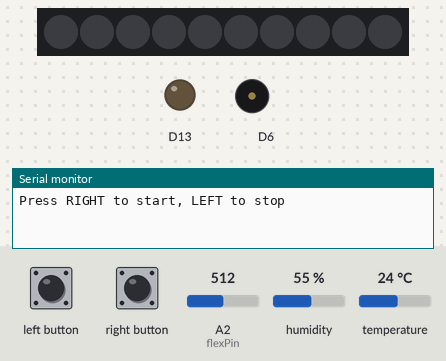
A sketch run on a simulated Adafruit Circuit Playground Express. Shown: 10 RGB LEDs in strip order, left to right, output pins drawn as LEDs (lit = HIGH), buzzer (waves = sounding), the last lines printed to the serial monitor. The inputs (shaded band) are chosen by the test bench; at power-on: temperature 24 °C, A2 (flexPin) = 512, humidity 55 %. Dim RGB values are drawn brighter than linear.

Above: at 3.2 s.
3.3 s: right button pressed for 0.15 s
At 4.5 s:
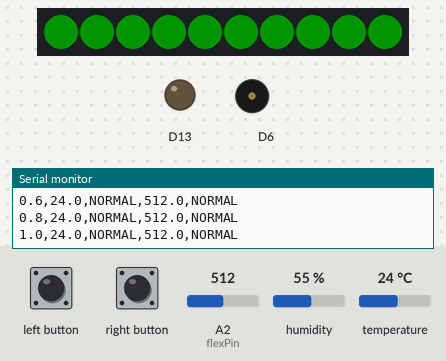
6.4 s: temperature set to 41 °C
At 8.0 s:
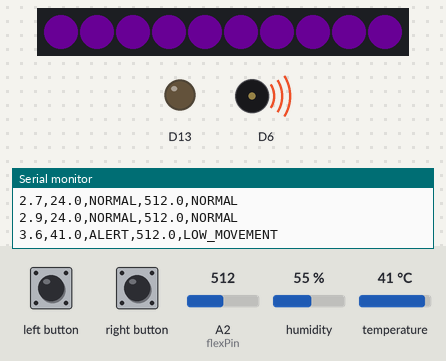
9.0 s: temperature set to 12 °C
At 10.9 s:
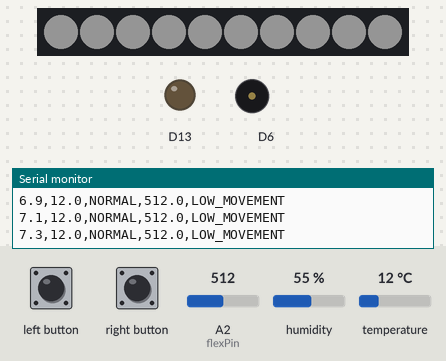
12.0 s: A2 (flexPin) set to 531
At 12.9 s:
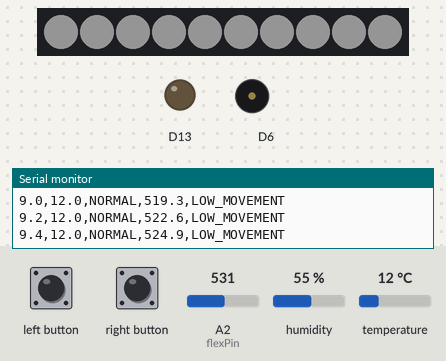
13.5 s: left button pressed for 0.15 s
At 13.9 s:
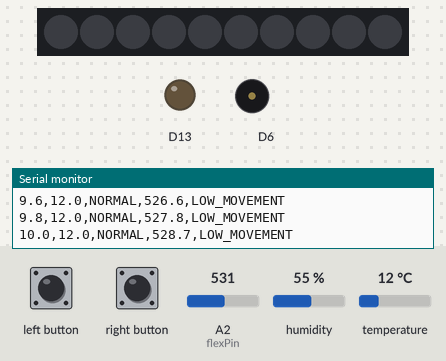
15.1 s: right button pressed for 1 s
At 21.65 s:
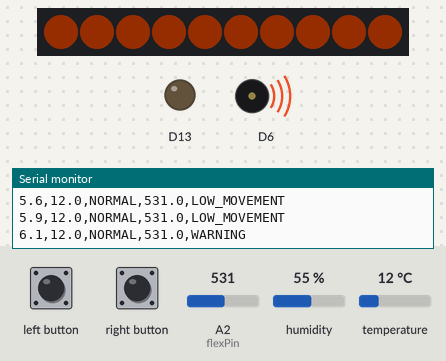
Timing chart, 0 to 22.9 s (numbered marks = the images above; inputs shaded):
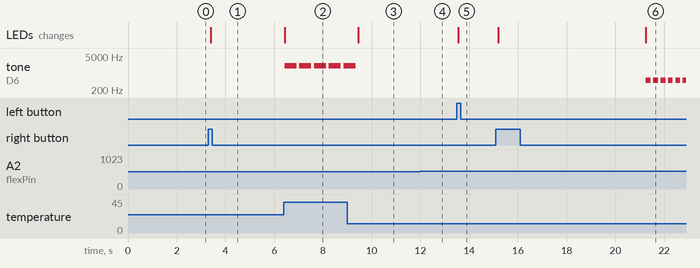

Measured:
- after the input at 3.3 s, the LEDs: change after 0.10 s (image 1)
- after the input at 6.4 s, tone on D6: alternates 2000 Hz for 0.50 s and silent for 0.10 s, starting at once; the LEDs: change at once (image 2)
- after the input at 9.0 s, tone on D6: goes on until 9.3 s, then stays silent; the LEDs: change after 0.45 s (image 3)
- after the input at 12.0 s, tone on D6: stops changing and stays silent
- after the input at 13.5 s, the LEDs: change at once (image 5)
- after the input at 15.1 s, tone on D6: alternates 500 Hz for 0.20 s and silent for 0.10 s, starting after 6.2 s; the LEDs: first change after 0.09 s (image 6 shows a later state)

The sketch:

code_final_22.ino
```cpp
#include <Adafruit_CircuitPlayground.h>
#include <Adafruit_AHTX0.h>

Adafruit_AHTX0 aht;

const int flexPin = A2;  // flex sensor is connected to A2

float smoothValue = 0;
float alpha = 0.15;  // smoothing factor

float highValue = 0;
float lowValue = 1023;
float flexChange = 0;  // range of the flex sensor signal in one time window

const unsigned long windowTime = 3000;  // 3-second window for breathing detection
unsigned long windowStart = 0;

const float BREATHING_THRESHOLD = 5.0;  // minimum flex change needed to count as breathing movement

int lowWindowCount = 0;
int normalWindowCount = 0;

const int WARNING_LOW_WINDOWS = 3;  // about 9 seconds of low movement
const int ALERT_LOW_WINDOWS = 7;  // about 21 seconds of low movement
const int RECOVERY_NORMAL_WINDOWS = 2;  // needs 2 normal windows to return to normal

float temperatureC = 0;

const float TEMP_WARNING = 34.5;
const float TEMP_ALERT = 35.0;

String breathingState = "NORMAL";
String tempState = "NORMAL";
String overallState = "NORMAL";

bool systemOn = false;  // used to control whether the system is running

bool lastRightButton = false;
bool lastLeftButton = false;

unsigned long startTime = 0;

unsigned long lastPrint = 0;
const unsigned long PRINT_INTERVAL = 200;  // print data every 200 ms

void setup() {
  CircuitPlayground.begin();
  Serial.begin(115200);
  delay(2000);

  aht.begin();

  CircuitPlayground.clearPixels();

  Serial.println("Press RIGHT to start, LEFT to stop");
}

void loop() {
  unsigned long currentTime = millis();

  bool rightButton = CircuitPlayground.rightButton();
  bool leftButton = CircuitPlayground.leftButton();

  // right button starts the system
  if (rightButton && !lastRightButton) {
    startSystem();
  }

  // left button stops the system
  if (leftButton && !lastLeftButton) {
    stopSystem();
  }

  lastRightButton = rightButton;
  lastLeftButton = leftButton;

  // if the system is off, do nothing except keep the lights off
  if (!systemOn) {
    CircuitPlayground.clearPixels();
    delay(50);
    return;
  }

  int raw = analogRead(flexPin);

  // smooth the raw flex sensor value to reduce small noise
  smoothValue = alpha * raw + (1 - alpha) * smoothValue;

  // keep updating the highest and lowest smooth value in the current 3-second window
  if (smoothValue > highValue) {
    highValue = smoothValue;
  }

  if (smoothValue < lowValue) {
    lowValue = smoothValue;
  }

  // read temperature from AHT20
  sensors_event_t humidity, temp;
  aht.getEvent(&humidity, &temp);
  temperatureC = temp.temperature;

  updateTempState();

  // every 3 seconds, calculate the range of the flex signal
  if (currentTime - windowStart >= windowTime) {
    flexChange = highValue - lowValue;
    updateBreathingState();

   // reset the window for the next 3 seconds
    highValue = smoothValue;
    lowValue = smoothValue;
    windowStart = currentTime;
  }

  updateOverallState();
  updateOutput();

  // print only the main values need for checking and recording
  if (currentTime - lastPrint >= PRINT_INTERVAL) {
    lastPrint = currentTime;

    Serial.print((currentTime - startTime) / 1000.0, 1);
    Serial.print(",");
    Serial.print(temperatureC, 1);
    Serial.print(",");
    Serial.print(tempState);
    Serial.print(",");
    Serial.print(smoothValue, 1);
    Serial.print(",");
    Serial.println(breathingState);
  }

  delay(20);
}

void startSystem() {
  systemOn = true;

  startTime = millis();
  lastPrint = millis();

  // initialise the flex sensor reading when the system starts
  int raw = analogRead(flexPin);
  smoothValue = raw;

  highValue = smoothValue;
  lowValue = smoothValue;
  flexChange = 0;

  lowWindowCount = 0;
  normalWindowCount = 0;

  breathingState = "NORMAL";
  tempState = "NORMAL";
  overallState = "NORMAL";

  windowStart = millis();

  Serial.println("time_s,temperature_C,TEMP_STATE,smooth,BREATHING_STATE");
}

void stopSystem() {
  systemOn = false;

  CircuitPlayground.clearPixels();

  lowWindowCount = 0;
  normalWindowCount = 0;

  breathingState = "NORMAL";
  tempState = "NORMAL";
  overallState = "NORMAL";
}

void updateBreathingState() {
  // if the flex sensor changes enough in 3 seconds, count it as breathing movement
  if (flexChange >= BREATHING_THRESHOLD) {
    normalWindowCount++;

    // one normal window is not enough to reset the alarm
    // this avoids one accidental movement cancelling the warning
    if (normalWindowCount >= RECOVERY_NORMAL_WINDOWS) {
      lowWindowCount = 0;
      breathingState = "NORMAL";
    }
  }

  else {
    // if the flex change is too small, count it as one low movement window
    lowWindowCount++;
    normalWindowCount = 0;

    if (lowWindowCount >= ALERT_LOW_WINDOWS) {
      breathingState = "ALERT";
    }

    else if (lowWindowCount >= WARNING_LOW_WINDOWS) {
      breathingState = "WARNING";
    }

    else {
      breathingState = "LOW_MOVEMENT";
    }
  }
}

void updateTempState() {
  // warning and alert thresholds of temperature sensor
  if (temperatureC >= TEMP_ALERT) {
    tempState = "ALERT";
  }

  else if (temperatureC >= TEMP_WARNING) {
    tempState = "WARNING";
  }

  else {
    tempState = "NORMAL";
  }
}

void updateOverallState() {
  // alert has the highest priority, then warning, then low movement
  if (breathingState == "ALERT" || tempState == "ALERT") {
    overallState = "ALERT";
  }

  else if (breathingState == "WARNING" || tempState == "WARNING") {
    overallState = "WARNING";
  }

  else if (breathingState == "LOW_MOVEMENT") {
    overallState = "LOW_MOVEMENT";
  }

  else {
    overallState = "NORMAL";
  }
}

void updateOutput() {
  CircuitPlayground.clearPixels();

  // breathing alerts are checked first because they are more urgent in our prototype
  if (breathingState == "ALERT") {
    setAllPixels(255, 0, 0);        // red
    playBreathingAlertSound();
  }

  else if (tempState == "ALERT") {
    setAllPixels(180, 0, 255);      // purple
    playTemperatureAlertSound();
  }

  else if (breathingState == "WARNING") {
    setAllPixels(255, 80, 0);       // orange
    playBreathingWarningSound();
  }

  else if (tempState == "WARNING") {
    setAllPixels(255, 255, 0);      // yellow
    playTemperatureWarningSound();
  }

  else if (breathingState == "LOW_MOVEMENT") {
    setAllPixels(255, 255, 255);    // white
  }

  else {
    setAllPixels(0, 255, 0);        // green
  }
}

void playBreathingWarningSound() {
  CircuitPlayground.playTone(500, 200);
}

void playBreathingAlertSound() {
  CircuitPlayground.playTone(700, 120);
  delay(80);
  CircuitPlayground.playTone(700, 120);
  delay(80);
  CircuitPlayground.playTone(700, 120);
}

void playTemperatureWarningSound() {
  CircuitPlayground.playTone(1400, 120);
  delay(100);
  CircuitPlayground.playTone(1400, 120);
}

void playTemperatureAlertSound() {
  CircuitPlayground.playTone(2000, 500);
}

void setAllPixels(int r, int g, int b) {
  // set all 10 LEDs to the same colour
  for (int i = 0; i < 10; i++) {
    CircuitPlayground.setPixelColor(i, r, g, b);
  }
}
```
